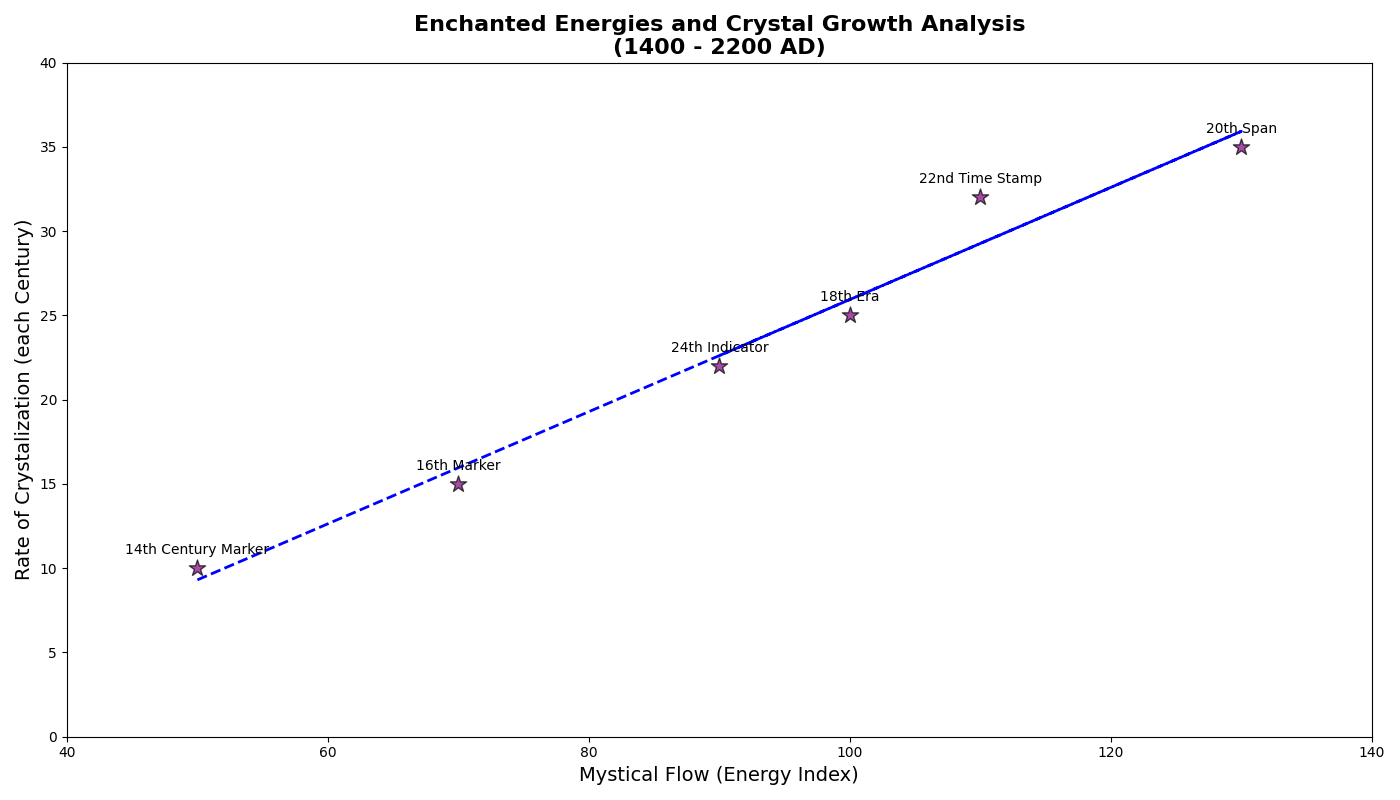

The script that drew this image:
import numpy as np
import matplotlib.pyplot as plt

# Data
centuries = np.arange(1400, 2300, 200)
energy_flux = np.array([50, 70, 100, 130, 110, 90])
crystal_formation = np.array([10, 15, 25, 35, 32, 22])

# Create the plot
fig, ax = plt.subplots(figsize=(14, 8))

# Scatter plot
ax.scatter(energy_flux, crystal_formation, color='purple', edgecolor='black', s=150, marker='*', alpha=0.7)

# Randomly altered textual elements
ax.set_title("Enchanted Energies and Crystal Growth Analysis\n(1400 - 2200 AD)", fontsize=16, fontweight='bold')
ax.set_xlabel("Mystical Flow (Energy Index)", fontsize=14)
ax.set_ylabel("Rate of Crystalization (each Century)", fontsize=14)

# Annotate points with randomly altered labels
annotations = ['14th Century Marker', '16th Marker', '18th Era', '20th Span', '22nd Time Stamp', '24th Indicator']
for i, annotation in enumerate(annotations):
    ax.annotate(annotation, (energy_flux[i], crystal_formation[i]), textcoords="offset points", xytext=(0, 10), ha='center', fontsize=10)

# Regression line
fit = np.polyfit(energy_flux, crystal_formation, 1)
fit_fn = np.poly1d(fit)
ax.plot(energy_flux, fit_fn(energy_flux), color='blue', linestyle='--', linewidth=2)

# Adjust ticks
ax.set_xticks(np.arange(40, 141, 20))
ax.set_yticks(np.arange(0, 41, 5))

plt.tight_layout()
plt.show()
